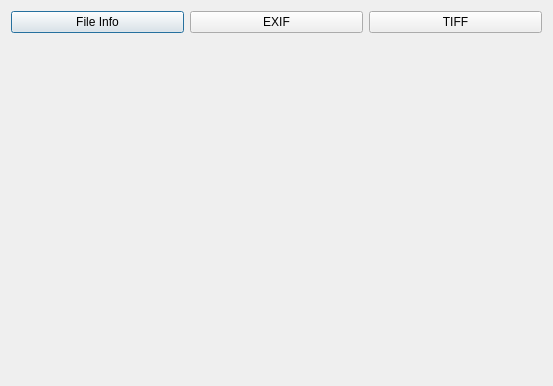
<?xml version="1.0" encoding="UTF-8"?>
<ui version="4.0">
 <class>DetailInfoDialog</class>
 <widget class="QDialog" name="DetailInfoDialog">
  <property name="geometry">
   <rect>
    <x>0</x>
    <y>0</y>
    <width>553</width>
    <height>386</height>
   </rect>
  </property>
  <property name="windowTitle">
   <string>Dialog</string>
  </property>
  <layout class="QVBoxLayout" name="verticalLayout">
   <item>
    <layout class="QHBoxLayout" name="horizontalLayout">
     <item>
      <widget class="QPushButton" name="pushButton_3">
       <property name="text">
        <string>File Info</string>
       </property>
      </widget>
     </item>
     <item>
      <widget class="QPushButton" name="pushButton_2">
       <property name="text">
        <string>EXIF</string>
       </property>
      </widget>
     </item>
     <item>
      <widget class="QPushButton" name="pushButton">
       <property name="text">
        <string>TIFF</string>
       </property>
      </widget>
     </item>
    </layout>
   </item>
   <item>
    <widget class="QStackedWidget" name="stackedWidget">
     <widget class="QWidget" name="page"/>
     <widget class="QWidget" name="page_2"/>
    </widget>
   </item>
  </layout>
 </widget>
 <resources/>
 <connections/>
</ui>
